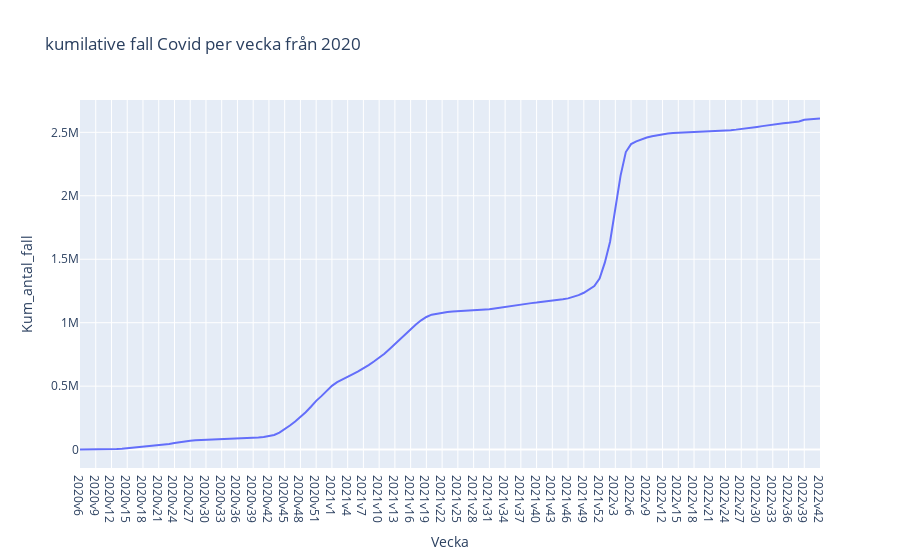

The cell this chart's notebook holds for it:
### Code cell
fall = px.line(df_covid_week_sweden, x= "Vecka", y= "Kum_antal_fall", title= "kumilative fall Covid per vecka från 2020")
fall.show()

### Figure 1 — Plotly figure (JSON) as saved in the notebook; plotly's stock layout.template omitted (floating-point values rounded to 4 significant figures; data arrays with more than 128 entries replaced by an {"elided": "..."} marker saying what was removed)
{"data": [{"hovertemplate": "Vecka=%{x}<br>Kum_antal_fall=%{y}<extra></extra>", "legendgroup": "", "line": {"color": "#636efa", "dash": "solid"}, "marker": {"symbol": "circle"}, "mode": "lines", "name": "", "orientation": "v", "showlegend": false, "type": "scatter", "x": {"elided": "142 str values"}, "xaxis": "x", "y": {"elided": "142 int values"}, "yaxis": "y"}], "layout": {"legend": {"tracegroupgap": 0}, "title": {"text": "kumilative fall Covid per vecka från 2020"}, "xaxis": {"anchor": "y", "domain": [0, 1], "title": {"text": "Vecka"}}, "yaxis": {"anchor": "x", "domain": [0, 1], "title": {"text": "Kum_antal_fall"}}}}
